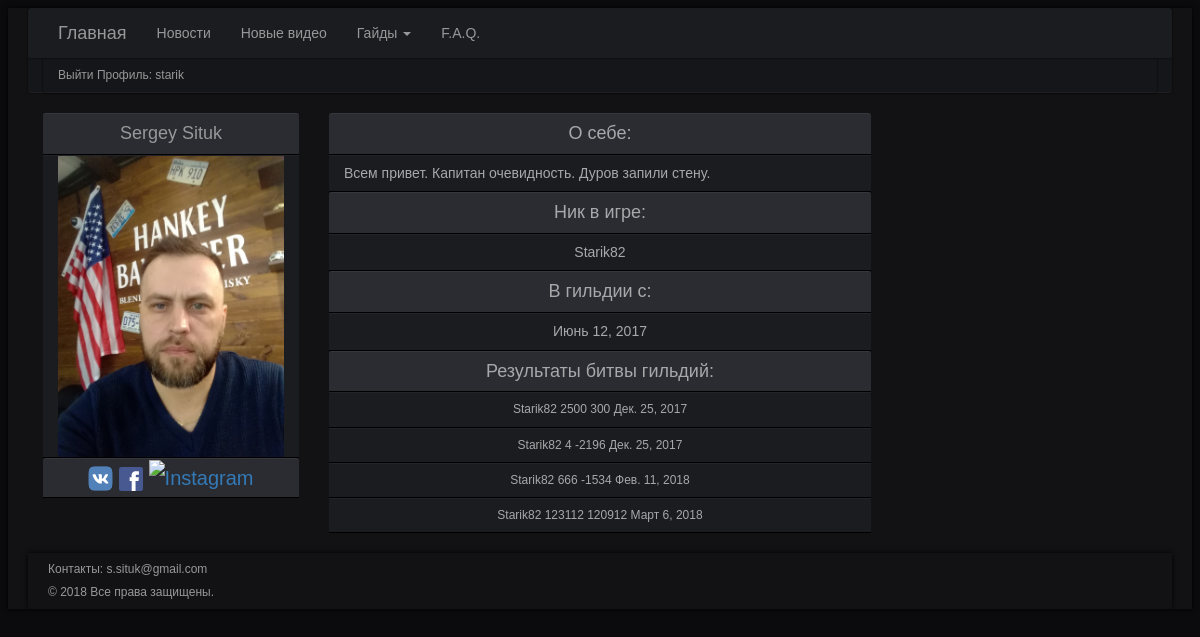
/room/ (signed in), run on the app's committed database.
### proom/models.py (models this page shows)
class PersonalRoom(models.Model):
	avatar = models.ImageField(upload_to='images/', blank = True, null = True, default = None)
	name = models.CharField(max_length = 200, blank = True, null = True, default = None)
	sername = models.CharField(max_length = 200, blank = True, null = True, default = None)
	yourself = models.TextField( blank = True, null = True, default = None)
	user = models.OneToOneField(User, blank = True, null = True, default = None)
	gild_mamber = models.OneToOneField(GuildMembers, blank = True, null = True, default = None)
	date_of_entry = models.DateField(default=timezone.now, auto_now = False)
	vkurls = models.CharField(max_length = 200, blank = True, null = True, default = None)
	fburls = models.CharField(max_length = 200, blank = True, null = True, default = None)
	insturls = models.CharField(max_length = 200, blank = True, null = True, default = None)

### guild_members/models.py (models this page shows, shortened)
class GuildMembers(models.Model):
	nickname = models.CharField(max_length = 64, blank = True, null = True, default = None)
	force = models.IntegerField(default = 1)

### bg_result/models.py (models this page shows, shortened)
class BgResult(models.Model):
	nickname = models.ForeignKey(GuildMembers, blank = True, null = True, default = None)
	result = models.IntegerField(default = 1)
	bg_date = models.DateField(auto_now_add = True, auto_now = False)
	bg_index = models.IntegerField(default = 1)

### proom/views.py (the view)
def personal_room(request):
	args = {}
	user_id = auth.get_user(request).id  						# get user id
	personal_room = PersonalRoom.objects.get(user_id = user_id)	# get related this user PersonalRoom models
	args['bg_result'] = BgResult.objects.filter(nickname = personal_room.gild_mamber.id)
	args['room'] = PersonalRoom.objects.get(id = personal_room.id)
	args['username'] = auth.get_user(request).username
	print(personal_room)
	return render_to_response('proom.html', args)

### proom/templates/proom.html
{% extends 'in_main.html' %}
{% load staticfiles %}
{% block list_news %}
<div class="row">
	<div class="col-md-4" id="bg-result">
		<div class="col-md-12" id="result-head">
			<a id='a_title' href=""  title="Изменить данные"><h4>{{ room.name }} {{ room.sername }}</h4></a>
		</div>
	</div>
	<div class="col-md-8" id="bg-result">
		<div class="col-md-12" id="result-head">
		    <h4>О себе:</h4>
		</div>
	</div>
</div>
<div class="row">
	<div class="col-md-4" id="bg-result">
	    <div class="col-md-12" id="user-result">
			<img src="{{ room.avatar.url }}" width="100%" height="100%" class="img-responsive">
		</div>
		<div class="col-md-12" id="result-head">
			<a href="{{ room.vkurls }}"><img src="{% static "images/vk-1.svg" %}" width="25px" height="25px" alt="VK" title="VK"></a>
			<a href="{{ room.fburls }}"><img src="{% static "images/fb.svg" %}" width="24px" height="24px" alt="Facebook" title="Facebook"></a>
			<a href="{{ room.insturls }}"><img src="{% static "images/instagram.svg" %}" width="26px" height="26px" alt="Instagram" title="Instagram"></a>
		</div>
	</div>
	<div class="col-md-8" id="bg-result">
			<div class="col-md-12" id="yourself">
				<h5>{{ room.yourself }}</h5>
			</div>
			<div class="col-md-12" id="result-head">
		    	<h4>Ник в игре:</h4>
			</div>
			<div class="col-md-12" id="user-result">
				<h5>{{ room.gild_mamber.nickname }}</h5>
			</div>
			<div class="col-md-12" id="result-head">
		    	<h4>В гильдии с: </h4>
			</div>
			<div class="col-md-12" id="user-result">
				<h5> {{ room.date_of_entry }}</h5>
			</div>
			<div class="col-md-12" id="result-head">
		    	<h4>Результаты битвы гильдий:</h4>
			</div>
			{% for result in bg_result %}
				<div class="col-md-12" id="user-result">
					<h6>{{result.nickname.nickname}} {{result.result}} {{result.bg_index}} {{result.bg_date}} </h6>
				</div>
			{% endfor %}
	</div>
</div>
{% endblock %}

### templates/in_main.html (shortened to what this page needs)
{% load static %}
<!DOCTYPE html>
<html lang="en">
<head>
    <link rel="stylesheet" href="https://cdnjs.cloudflare.com/ajax/libs/twitter-bootstrap/3.3.6/css/bootstrap.min.css">
     <link rel="stylesheet" href="{% static 'style.css' %}">
</head>
<body >
    <div class="rf31u51">
        <div class="wrap">
            <HEADER>
                <nav  id = "testmenu" role="navigation">
                  <div class="container-fluid">
                    <div class="navbar-header">
                      <a class="navbar-brand" id='a_title' href="/">Главная</a>
                    </div>
                    <div class="collapse navbar-collapse" id="bs-example-navbar-collapse-1">
                        <ul class="nav navbar-nav">
                        <li><A id='a_title' href="{% url 'list_news' 1 %}">Новости</A></li>
                        <li class="active"><A id='a_title' href="{% url 'list_video' 1 %}">Новые видео</A></li>
                        <li class="dropdown">
                            <a id='a_title' href="{% url 'list_hiros' %} class="dropdown-toggle" data-toggle="dropdown" role="button" aria-haspopup="true" aria-expanded="false">Гайды <span class="caret"></span></a>
                        </li>
                        <li><A id='a_title' href="{% url 'faq' %}">F.A.Q.</A></li>
                        </ul>
                    </div>
                  </div>
                </nav>
                    <div class="subline">
                        <div class="subline">
                            <div class="login">
                                {% if username %}
                                <a id='a_title' href="/auth/logout/">Выйти</a> <a id='a_title' href="{% url 'room'  %}">Профиль: {{ username }}</a>
                                {% else %}
                                <a id='a_title' href="/auth/login/">Войти</a>
                                {% endif %}
                            </div>
                        </div>
                </div>
            </HEADER>
            <div class="row" id="main">
                <div class="col-md-9" id="left-coll">
                    {% block list_news %} {% endblock %}
                </div>
            </div>
            <footer>
                <div class="wrap">
                    <H6><p>Контакты: s.situk@gmail.com</p>
                        <p>© 2018 Все права защищены.</p>
                    </H6>
                </div>
            </footer>
    </div>
</body>
</html>

### static/static_dev/style.css (style rules this page uses)
body { background-color: #000; background: #0B0B0D; color: #989899 !important; font-family: verdana, arial, sans-serif; font-size: 14px; line-height: 1.5; position: relative; margin: 0; display: block; margin: 8px; }
.wrap { padding-top: 20px; width: 100%; padding: 0; width: 98%; padding: 0 1%; display: block; margin-left: auto; margin-right: auto; width: auto; max-width: 1210px; min-width: 320px; position: relative; background: #121215; padding: 0 20px; -moz-box-shadow: 0 0 5px #000; -webkit-box-shadow: 0 0 5px #000; box-shadow: 0 0 5px #000; overflow: hidden; }
header { position: relative; display: block; }
header nav { height: 50px; background: #2b2c32; -moz-box-shadow: 0 0 2px 0 #000; -webkit-box-shadow: 0 0 2px 0 #000; box-shadow: 0 0 2px 0 #000; position: relative; z-index: 210; }
nav, .menu { border-radius: 3px 3px 0 0; }
.subline { background: #151619; border-bottom: 1px solid #1f2023; -moz-border-radius: 0 0 3px 3px; -webkit-border-radius: 0 0 3px 3px; border-radius: 0 0 3px 3px; background-clip: padding-box; -moz-box-shadow: 0 0 2px 0 #000; -webkit-box-shadow: 0 0 2px 0 #000; box-shadow: 0 0 2px 0 #000; padding: 0 15px; height: 35px; line-height: 35px; position: relative; z-index: 4; font-size: 12px; margin: 0 0 20px; }
#a_title { color: #989899; }
#main { margin-left: 0px; margin-right: 0px; }
#result-head { background: #2b2c32; border-top: 1px solid #36373c; border-bottom: 1px solid #000; text-align: center; border-radius: 3px 3px 0 0; line-height: 37px; font-size: 20px; font-weight: normal; min-width: 50px; color: #a8a8aa; padding: 15 0px; }
#user-result { background: #1b1c20; border-top: 1px solid #222429; border-bottom: 1px solid #000; text-align: center; font-size: 15px; font-weight: normal; min-width: 50px; color: #a8a8aa; padding: 15 0px; }
#yourself { background: #1b1c20; border-top: 1px solid #222429; border-bottom: 1px solid #000; text-align: justify; font-size: 15px; font-weight: normal; min-width: 50px; color: #a8a8aa; padding: 15 0px; }
#testmenu { background: #1b1c20; }
footer { background: #1b1c20; font-size: 12px; position: relative; margin: 20px 0 0; }

### data on the page
PersonalRoom: name "Sergey", sername "Situk", avatar (picture), yourself "Всем привет. Капитан очевидность. Дуров запили стену.", gild_mamber.nickname "Starik82", date_of_entry "Июнь 12, 2017"
BgResult: nickname.nickname "Starik82", result "2500", bg_index "300", bg_date "Дек. 25, 2017"
BgResult: nickname.nickname "Starik82", result "4", bg_index "-2196", bg_date "Дек. 25, 2017"
BgResult: nickname.nickname "Starik82", result "666", bg_index "-1534", bg_date "Фев. 11, 2018"
BgResult: nickname.nickname "Starik82", result "123112", bg_index "120912", bg_date "Март 6, 2018"

### other printed values
{{ username }} "starik"
